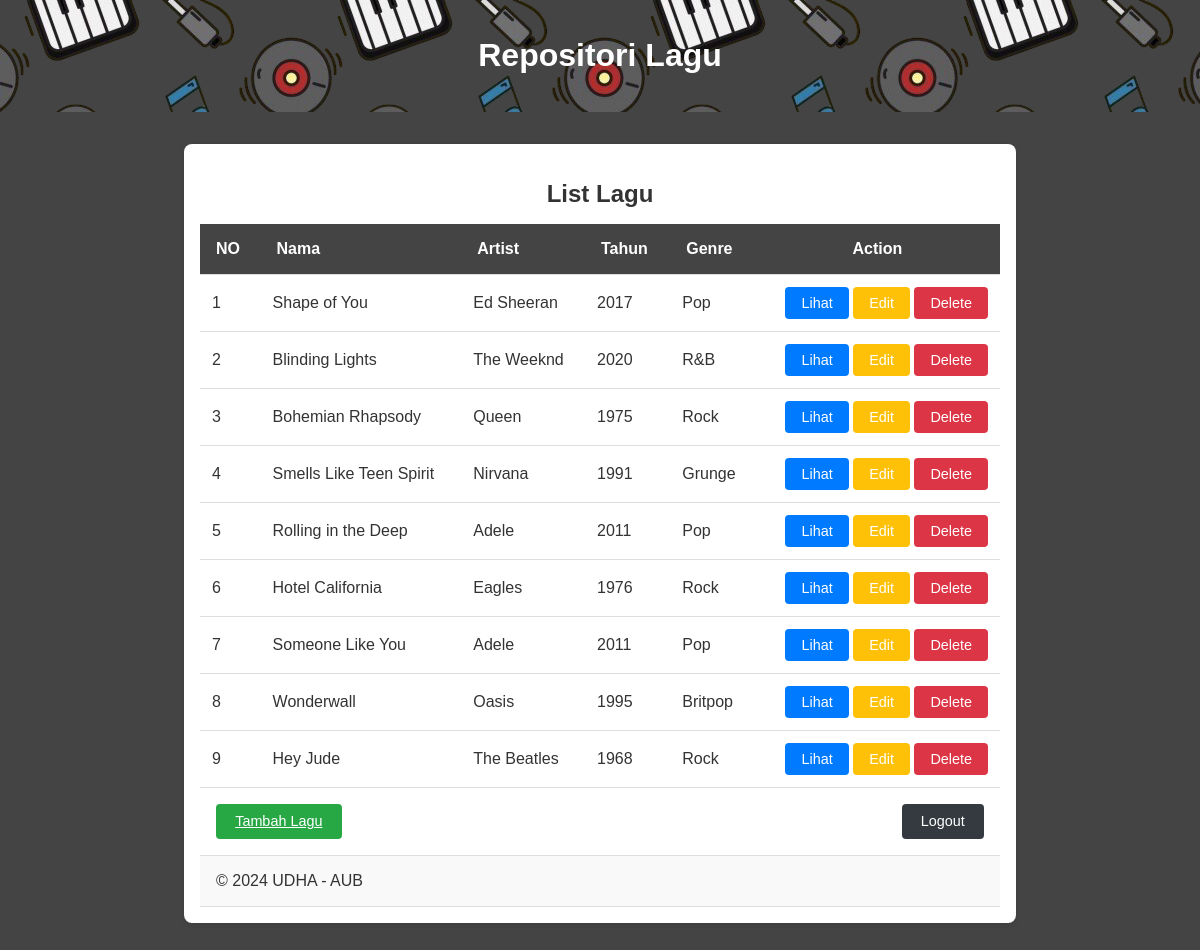
Screenshot of /display-data.php (signed in) with the database file from the repository.
### tables this page shows
CREATE TABLE `daftarlagu` (
  `id` int(11) NOT NULL,
  `nama` varchar(50) NOT NULL,
  `artist` varchar(50) NOT NULL,
  `tahun` int(4) NOT NULL,
  `genre` varchar(15) NOT NULL
);

### display-data.php (the view, shortened to what this page needs)
<?PHP
if (isset($_SESSION['name'])) {
?>
    <!DOCTYPE html>
    <html lang="en">
    <head>
        <link rel="stylesheet" href="styles.css">
    </head>
    <body>
        <header>
            <h1>Repositori Lagu</h1>
        </header>
        <main>
            <section class="song-list">
                <h2>List Lagu</h2>
                <table>
                    <thead>
                        <tr>
                            <th scope="col">NO</th>
                            <th scope="col">Nama</th>
                            <th scope="col">Artist</th>
                            <th scope="col">Tahun</th>
                            <th scope="col">Genre</th>
                            <th scope="col" class="tengah">Action</th>
                        </tr>
                    </thead>
                    <tbody>
                        <?php
                        $con = mysqli_connect("localhost", "root", "", "uas_web");
                        $query = "SELECT * FROM daftarlagu ORDER BY id";
                        $result = mysqli_query($con, $query) or die(mysqli_error($con));
                        $count = 1;
                        while (list($id, $nama, $artist, $tahun, $genre) = mysqli_fetch_array($result, MYSQLI_BOTH)) {
                        ?>
                            <tr class="song-item">
                                <td><?php echo $count++; ?></td>
                                <td><?php echo "$nama"; ?></td>
                                <td><?php echo "$artist"; ?></td>
                                <td><?php echo "$tahun"; ?></td>
                                <td><?php echo "$genre"; ?></td>
                                <td class="kanan">
                                    <a href="koneksi-crud.php?aksi=Lihat&id=<?php echo $id; ?>" class="btn btn-view">Lihat</a>
                                    <a href="koneksi-crud.php?aksi=Edit&id=<?php echo $id; ?>" class="btn btn-edit">Edit</a>
                                    <a href="koneksi-crud.php?aksi=Delete&id=<?php echo $id; ?>" class="btn btn-delete">Delete</a>
                                </td>
                            </tr>
                        <?php
                        }
                        ?>
                        <tr>
                            <td colspan="5">
                                <a href="insert-data.php" class="btn btn-add">Tambah Lagu</a>
                            </td>
                            <td class="kanan">
                                <a href="logout.php" class="btn btn-logout">Logout</a>
                            </td>
                        </tr>
                    </tbody>
                    <tfoot>
                        <tr>
                            <td colspan="7">&copy; 2024 UDHA - AUB</td>
                        </tr>
                    </tfoot>
                </table>
            </section>
        </main>
    </body>
    </html>
<?PHP
} else {
    echo "Anda belum Login ! <a href='login.php'>Klik di sini untuk login</a>";
}
?>

### styles.css (style rules this page uses)
body { font-family: Arial, sans-serif; margin: 0; padding: 0; background-color:rgb(68, 68, 68); color: #333; background-size: 200px; background-repeat: repeat-x repeat-y; }
header { background-image: url("images/music.png"); background-repeat: repeat-x; background-color: #444; color: white; padding: 1rem 0; text-align: center; }
main { max-width: 800px; margin: 2rem auto; padding: 1rem; background: white; border-radius: 8px; box-shadow: 0 2px 5px rgba(0, 0, 0, 0.1); }
.song-list h2 { text-align: center; margin-bottom: 1rem; }
table { width: 100%; border-collapse: collapse; }
table th, table td { padding: 1rem; text-align: left; border-bottom: 1px solid #ddd; }
table th { background-color: #444; color: white; }
.song-item td { padding: 12px; }
.song-item a { text-decoration: none; color: white; padding: 0.5rem 1rem; border-radius: 4px; }
.btn { display: inline-block; font-size: 0.9rem; text-align: center; }
.btn-view { background-color: #007bff; }
.btn-edit { background-color: #ffc107; }
.btn-delete { background-color: #dc3545; }
.btn-add { padding: 0.6rem 1.2rem; background-color: #28a745; color: white; border-radius: 4px; text-align: center; }
tfoot { background-color: #f9f9f9; text-align: center; padding: 1rem; }
.btn-logout { color: white; background-color: #343a40; padding: 0.6rem 1.2rem; text-decoration: none; border-radius: 4px; }
.kanan { text-align: right; }
.tengah { text-align: center; }

### rows the page displays
daftarlagu: nama "Shape of You", artist "Ed Sheeran", tahun "2017", genre "Pop"
daftarlagu: nama "Blinding Lights", artist "The Weeknd", tahun "2020", genre "R&B"
daftarlagu: nama "Bohemian Rhapsody", artist "Queen", tahun "1975", genre "Rock"
daftarlagu: nama "Smells Like Teen Spirit", artist "Nirvana", tahun "1991", genre "Grunge"
daftarlagu: nama "Rolling in the Deep", artist "Adele", tahun "2011", genre "Pop"
daftarlagu: nama "Hotel California", artist "Eagles", tahun "1976", genre "Rock"
daftarlagu: nama "Someone Like You", artist "Adele", tahun "2011", genre "Pop"
daftarlagu: nama "Wonderwall", artist "Oasis", tahun "1995", genre "Britpop"
daftarlagu: nama "Hey Jude", artist "The Beatles", tahun "1968", genre "Rock"
